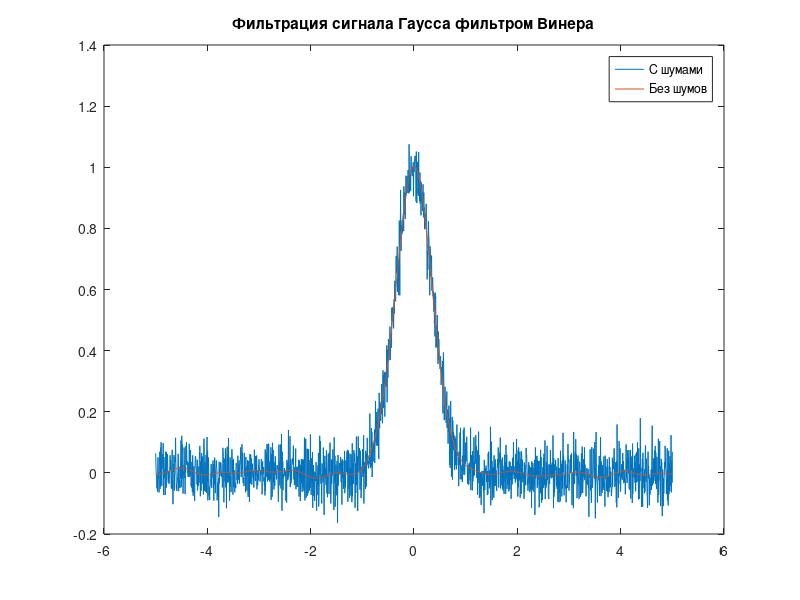
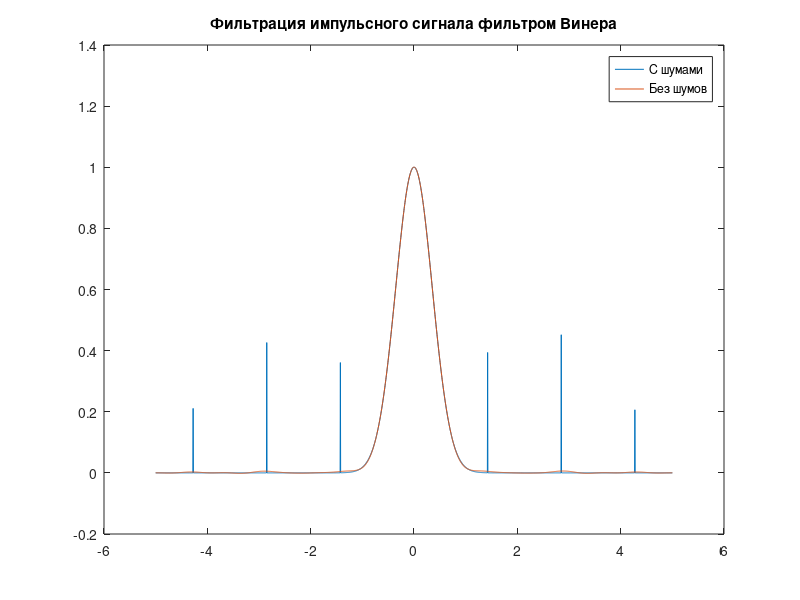
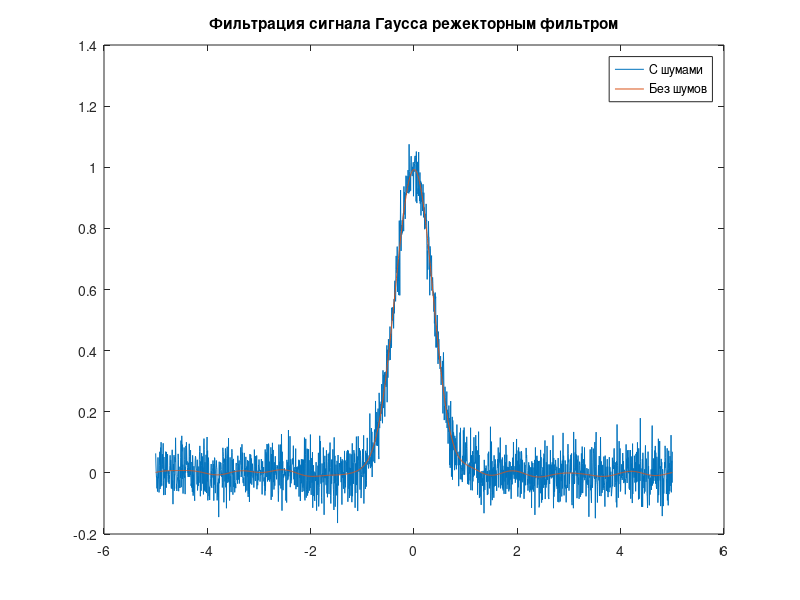
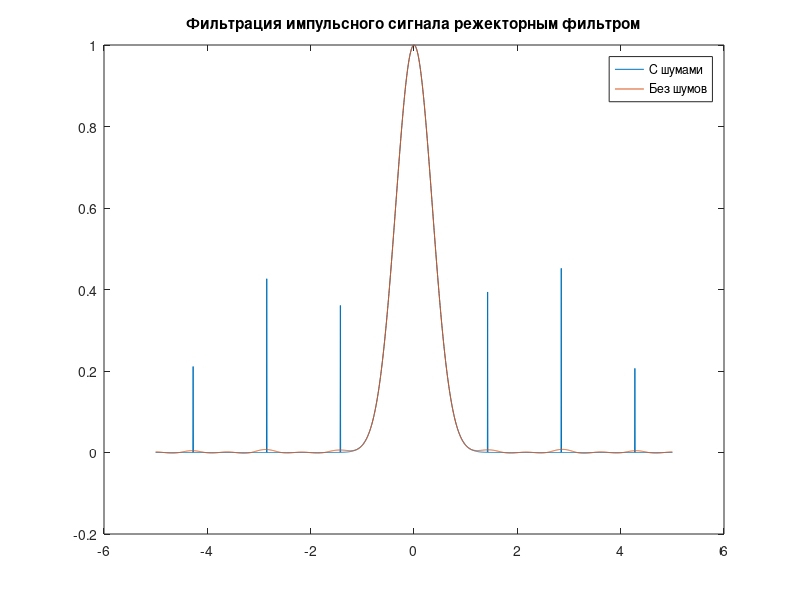

MATLAB code to generate these figures, in order:
function lab_06
    % Input parameters
    A = 1.0;
    sigma = 0.5;

    % Borders of calculation
    mult = 5;
    step = 0.005;
    t = -mult:step:mult;

    % Pulse generation
    x0 = gauspls(t, A, sigma);

    % Gaussian noise generation
    NA = 0;
    NS = 0.05;
    n1 = normrnd(NA, NS, [1 length(x0)]);
    x1 = x0 + n1;

    % Impulsive noise generation
    count = 7;
    M = 0.4;
    n2 = impnoise(length(x0), count, M);
    x2 = x0 + n2;

    % Gee, Matlab, how come your compiler lets you use TWO wieners?
    y1 = wiener(fft(x1), fft(n1));
    y2 = wiener(fft(x2), fft(n2));

    % Gee, Matlab, how come your compiler lets you use TWO reject?
    y3 = reject(fft(x1), fft(n1));
    y4 = reject(fft(x2), fft(n2));

    %
    % PLOTTING
    %

    figure(1)
    plot(t, x1, t, ifft(fft(x1).*y1));
    title('Фильтрация сигнала Гаусса фильтром Винера');
    legend('С шумами','Без шумов');

    figure(2)
    plot(t, x2, t, ifft(fft(x2).*y2));
    title('Фильтрация импульсного сигнала фильтром Винера');
    legend('С шумами','Без шумов');

    figure(3)
    plot(t, x1, t, ifft(fft(x1).*y3));
    title('Фильтрация сигнала Гаусса режекторным фильтром');
    legend('С шумами','Без шумов');

    figure(4)
    plot(t, x2, t, ifft(fft(x2).*y4));
    title('Фильтрация импульсного сигнала режекторным фильтром');
    legend('С шумами','Без шумов');
end

% Gaussian pulse generation
function y = gauspls(x,A,s)
	y = A * exp(-(x / s).^2);
end

% Impulsive noise generation
function y = impnoise(size, N, mult)
    step = floor(size / N);
    y = zeros(1, size);
    for i = 1:floor(N / 2)
        y(round(size / 2) + i * step) = mult * (0.5 + rand);
        y(round(size / 2) - i * step) = mult * (0.5 + rand);
    end
end

% Wiener filter
function y = wiener(x,n)
    y = 1 - (n./x).^2;
end

% Reject filter
function y = reject(x,n)
    y = zeros(1, length(x));
    for i = 1:length(x)
        if abs(x(i)) - abs(n(i)) > 1
            y(i) = 1;
        else
            y(i) = 0;
        end
    end
end